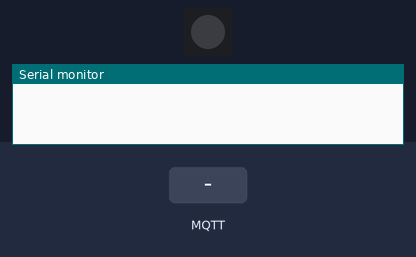
The program below on a simulated ESP32-S3. Shown: 1 RGB LEDs in strip order, left to right, the last lines printed to the serial monitor. The inputs (shaded band) are chosen by the test bench. Dim RGB values are drawn brighter than linear; WiFi joins after 1.5 s; servers stay silent unless stated; the strip is taken to match the declared colour order; no MQTT or app messages arrive unless stated.

Above: at 0.1 s.
At 1.2 s:
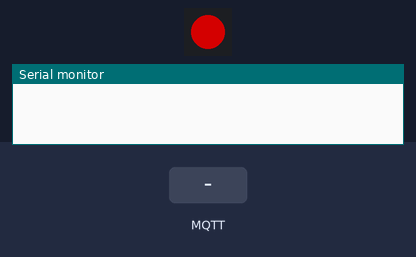
At 4.8 s:
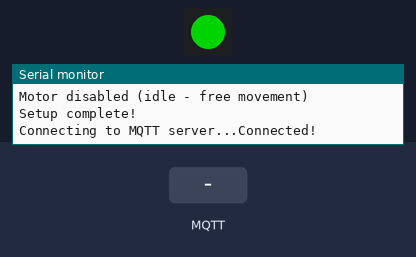
4.9 s: MQTT message "WLAN1" arrives on the first subscribed topic
6.4 s: MQTT message "wlan1234" arrives on the first subscribed topic
7.9 s: MQTT message "0" arrives on the first subscribed topic
Timing chart, 0 to 10.9 s (numbered marks = the images above; inputs shaded):
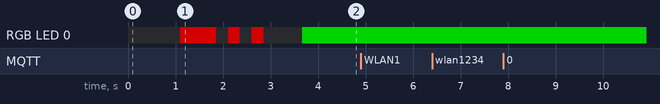

The program:

main.cpp
```cpp
#include <Arduino.h>
#include <WiFi.h>
#include <PubSubClient.h>
#include <ArduinoJson.h>
#include <Adafruit_NeoPixel.h>
#include "Wservo.h"

// ********** RGB LED settings **********
#define LED_PIN 21    // LOLIN S3 Mini RGB LED pin
#define LED_COUNT 1
Adafruit_NeoPixel led(LED_COUNT, LED_PIN, NEO_RGB + NEO_KHZ800);

// ********** WiFi settings **********
const char* ssid = "solap";
const char* password = "solap1234";
// const char* ssid = "WLAN1";
// const char* password = "wlan1234";

// ********** MQTT settings **********
const char* mqtt_server = "192.168.0.190";
// const char* mqtt_server = "192.168.0.133";
const char* mqtt_user = "mark";
const char* mqtt_pass = "pass";
const int mqtt_port = 1883;
const char* deviceName = "FL";

WiFiClient mqttClient;
PubSubClient client(mqttClient);

Wservo servo(deviceName);

// Current EMA filter
static float Iavg = 0;

// Non-blocking MQTT reconnect - returns true if connected
bool tryReconnect() {
  static unsigned long lastAttempt = 0;
  unsigned long now = millis();

  // Try to connect every 5 seconds
  if (now - lastAttempt >= 5000 || lastAttempt == 0) {
    lastAttempt = now;
    Serial.print("Connecting to MQTT server...");
    if (client.connect(deviceName, mqtt_user, mqtt_pass)) {
      Serial.println("Connected!");

      // Solid green when connected
      led.setPixelColor(0, led.Color(0, 255, 0));
      led.show();

      char str[80];

      // Subscribe to control topics
      strcpy(str, deviceName);
      strcat(str, "/pwm");
      client.subscribe(str);

      strcpy(str, deviceName);
      strcat(str, "/set_speed");
      client.subscribe(str);

      strcpy(str, deviceName);
      strcat(str, "/direction");
      client.subscribe(str);

      return true;
    } else {
      Serial.print("failed, rc=");
      Serial.print(client.state());
      Serial.println(" try again in 5 seconds");
    }
  }
  return false;
}

// Flash LED green at 1Hz when not connected to MQTT
void updateLedStatus() {
  static unsigned long lastFlash = 0;
  static bool ledOn = false;

  if (!client.connected()) {
    unsigned long now = millis();
    if (now - lastFlash >= 500) {
      lastFlash = now;
      ledOn = !ledOn;
      if (ledOn) {
        led.setPixelColor(0, led.Color(0, 255, 0));
      } else {
        led.setPixelColor(0, led.Color(0, 0, 0));
      }
      led.show();
    }
  }
}

void mqtt_callback(char* topic, byte* message, unsigned int length) {
  Serial.print("Message arrived on topic: ");
  Serial.print(topic);
  Serial.print(" Message: ");
  String messageTemp;
  String topicStr = topic;

  for (unsigned int i = 0; i < length; i++) {
    Serial.print((char)message[i]);
    messageTemp += (char)message[i];
  }
  Serial.println();

  StaticJsonDocument<256> doc;

  // Deserialize the JSON document
  DeserializationError error = deserializeJson(doc, messageTemp);

  if (error) {
    Serial.print(F("deserializeJson() failed: "));
    Serial.println(error.f_str());
  }

  char str[80];

  // Handle PWM command - maps PWM (0-255) to speed
  strcpy(str, deviceName);
  strcat(str, "/pwm");
  if (topicStr == str) {
    int _pwm = doc["data"];
    servo.mode = servo.PWM;
    if (_pwm > 0)
      servo.move_forward(_pwm);
    else
      servo.move_backward(-_pwm);
    Serial.print(" move_pwm: "); Serial.print(_pwm);
  }

  // Handle set_speed command - speed in RPM
  strcpy(str, deviceName);
  strcat(str, "/set_speed");
  if (topicStr == str) {
    int _speed = doc["data"];
    servo.mode = servo.SPEED;
    servo.set_speed(_speed);  // RPM
    Serial.print(" set_speed: "); Serial.print(_speed);
  }

  // Handle direction command - 0=CW, 1=CCW
  strcpy(str, deviceName);
  strcat(str, "/direction");
  if (topicStr == str) {
    int _direction = doc["data"];
    servo.direction = _direction;
    Serial.print(" direction: "); Serial.print(_direction);
  }
}

void setup() {
  Serial.begin(115200);
  delay(1000);

  // Initialize RGB LED
  led.begin();
  led.setBrightness(128);  // Half brightness
  led.clear();
  led.show();
  delay(100);

  // Test flash - red on startup
  led.setPixelColor(0, led.Color(255, 0, 0));
  led.show();
  delay(500);

  Serial.println();
  Serial.println("ODrive Servo Controller Starting...");
  Serial.print("Device Name: ");
  Serial.println(deviceName);
  Serial.print("MAC Address: ");
  Serial.println(WiFi.macAddress());

  // WiFi setup - flash red while connecting
  WiFi.mode(WIFI_MODE_STA);
  WiFi.begin(ssid, password);
  while (WiFi.status() != WL_CONNECTED) {
    // Flash red while connecting to WiFi
    led.setPixelColor(0, led.Color(255, 0, 0));
    led.show();
    delay(250);
    led.setPixelColor(0, led.Color(0, 0, 0));
    led.show();
    delay(250);
    Serial.println("Connecting to WiFi...");
  }

  Serial.print("IP Address: ");
  Serial.println(WiFi.localIP());
  Serial.print("Wi-Fi Channel: ");
  Serial.println(WiFi.channel());

  // MQTT setup
  client.setServer(mqtt_server, mqtt_port);
  client.setCallback(mqtt_callback);

  // Initialize servo (ODrive)
  servo.begin();
  // servo.debug = 1;  // Enable debug output

  Serial.println("Setup complete!");
}

void loop() {
  // Start timing loop execution
  unsigned long loop_start_us = micros();
  static unsigned long loop_time_ema_us = 0;
  static const float loop_time_alpha = 0.12f;
  static float loop_time_percent = 0.0f;

  // MQTT connection handling
  if (!client.connected())
    tryReconnect();
  client.loop();

  // Update LED status (flash when not connected)
  updateLedStatus();

  // Servo update loop (100ms interval)
  static unsigned long servo_updateTime = millis();
  static const unsigned long SERVO_UPDATE_MS = servo.pid_update_window;
  if ((millis() - servo_updateTime) > SERVO_UPDATE_MS) {
    servo_updateTime = millis();
    servo.update();
  }

  // Telemetry publish loop (250ms interval)
  static unsigned long lastEventTime = millis();
  static const unsigned long EVENT_INTERVAL_MS = 250;
  if ((millis() - lastEventTime) > EVENT_INTERVAL_MS) {
    lastEventTime = millis();

    char str[80];
    String payload;

    // Publish position (placeholder - ODrive velocity mode doesn't track position)
    strcpy(str, deviceName);
    strcat(str, "/position");
    payload = String(servo.position);
    client.publish(str, payload.c_str());

    // Publish speed (RPM)
    strcpy(str, deviceName);
    strcat(str, "/speed");
    payload = String(servo.speed);
    client.publish(str, payload.c_str());

    // Publish PWM value (for compatibility)
    strcpy(str, deviceName);
    strcat(str, "/pwm_set");
    payload = String(servo.pwm);
    client.publish(str, payload.c_str());

    // Publish current (from ODrive) with EMA filter
    Iavg = 0.9f * Iavg + 0.1f * servo.current;
    strcpy(str, deviceName);
    strcat(str, "/current");
    payload = String(Iavg, 3);
    client.publish(str, payload.c_str());

    // Publish power (bus power)
    strcpy(str, deviceName);
    strcat(str, "/power");
    payload = String(servo.power, 2);
    client.publish(str, payload.c_str());

    // Publish bus voltage
    strcpy(str, deviceName);
    strcat(str, "/vbus");
    payload = String(servo.vbus_voltage, 2);
    client.publish(str, payload.c_str());

    // Publish FET temperature
    strcpy(str, deviceName);
    strcat(str, "/fet_temp");
    payload = String(servo.fet_temp, 1);
    client.publish(str, payload.c_str());

    // Publish servo occupancy (update execution time %)
    strcpy(str, deviceName);
    strcat(str, "/servo_occupancy");
    payload = String(servo.update_time_percent, 2);
    client.publish(str, payload.c_str());

    // Publish loop time percentage
    strcpy(str, deviceName);
    strcat(str, "/loop_time_percent");
    payload = String(loop_time_percent, 2);
    client.publish(str, payload.c_str());

    // Publish connection status
    strcpy(str, deviceName);
    strcat(str, "/connected");
    payload = String(servo.connected ? 1 : 0);
    client.publish(str, payload.c_str());

    // Publish speed goal (rev/s)
    strcpy(str, deviceName);
    strcat(str, "/speed_goal");
    payload = String(servo.speed_goal, 3);
    client.publish(str, payload.c_str());
  }

  // Compute loop EMA and percent relative to EVENT_INTERVAL_MS
  unsigned long loop_dur_us = micros() - loop_start_us;
  if (loop_time_ema_us == 0)
    loop_time_ema_us = loop_dur_us;
  else
    loop_time_ema_us = (unsigned long)(loop_time_alpha * (float)loop_dur_us + (1.0f - loop_time_alpha) * (float)loop_time_ema_us);

  float avg_ms = (float)loop_time_ema_us / 1000.0f;
  if (EVENT_INTERVAL_MS > 0)
    loop_time_percent = (avg_ms / (float)EVENT_INTERVAL_MS) * 100.0f;
  else
    loop_time_percent = 0.0f;
}
```

Wservo.cpp
```cpp
#include "Wservo.h"

Wservo::Wservo(String _name) {
  name = _name;
  speed = 0;
  speed_rps = 0;
  speed_goal = 0;
  speed_command = 0;
  current = 0;
  vbus_voltage = 0;
  power = 0;
  fet_temp = 0;
  pwm = 0;
  position = 0;
  connected = false;
  last_contact = millis();
  direction = 0;  // 0 = CW (normal)
  mode = SPEED;
  motorEnabled = false;
  debug = 0;

  // Update timing
  pid_update_window = 100;  // 100ms update interval
  update_start_us = 0;
  update_time_ema_us = 0.0f;
  update_time_alpha = 0.12f;
  update_time_percent = 0.0f;
}

void Wservo::begin() {
  // Initialize ODrive UART
  odriveSerial = new HardwareSerial(ODRIVE_UART_NUM);
  odriveSerial->begin(ODRIVE_BAUD, SERIAL_8N1, ODRIVE_RX, ODRIVE_TX);
  delay(500);
  Serial.println("ODrive UART initialized");

  setMotorState(false);
}

void Wservo::set_speed(float goal_rpm) {
  // Convert RPM to rev/s and set
  float goal_rps = goal_rpm / 60.0f;
  set_speed_rps(goal_rps);
}

void Wservo::set_speed_rps(float goal_rps) {
  // Clamp speed to limits (store absolute value, direction applied in update())
  if (goal_rps > SPEED_LIMIT_MAX) goal_rps = SPEED_LIMIT_MAX;
  if (goal_rps < SPEED_LIMIT_MIN) goal_rps = SPEED_LIMIT_MIN;

  // If speed is 0, put motor in IDLE for free movement
  // If speed is non-zero, ensure motor is in CLOSED_LOOP_CONTROL
  if (goal_rps == 0 && motorEnabled) {
    setMotorState(false);  // IDLE - motor can move freely
  } else if (goal_rps != 0 && !motorEnabled) {
    setMotorState(true);   // CLOSED_LOOP_CONTROL - motor actively controlled
  }

  speed_goal = goal_rps;

  // Update pwm for compatibility (map -5..5 rps to -255..255)
  pwm = (int)(speed_goal / SPEED_LIMIT_MAX * 255.0f);
}

void Wservo::stop() {
  speed_goal = 0;
  speed_command = 0;  // Immediate stop, no ramping
  pwm = 0;
  odriveWrite("v 0 0\n");
}

float Wservo::pwmToSpeed(int pwm_value) {
  // Map PWM (0-255) to speed (0-5 rps)
  float speed_rps = ((float)pwm_value / 255.0f) * SPEED_LIMIT_MAX;
  return speed_rps;
}

void Wservo::move_forward(int pwm_value) {
  // Clamp PWM
  if (pwm_value > 255) pwm_value = 255;
  if (pwm_value < 0) pwm_value = 0;

  float speed_rps = pwmToSpeed(pwm_value);

  // Apply direction
  if (direction == 1) {
    speed_rps = -speed_rps;
  }

  speed_goal = speed_rps;
  pwm = pwm_value;
}

void Wservo::move_backward(int pwm_value) {
  // Clamp PWM
  if (pwm_value > 255) pwm_value = 255;
  if (pwm_value < 0) pwm_value = 0;

  float speed_rps = -pwmToSpeed(pwm_value);

  // Apply direction
  if (direction == 1) {
    speed_rps = -speed_rps;
  }

  speed_goal = speed_rps;
  pwm = -pwm_value;
}

void Wservo::setMotorState(bool state) {
  if (state) {
    // Enable motor: set to closed loop control
    odriveWrite("w axis0.requested_state 8\n");  // 8 = CLOSED_LOOP_CONTROL
    delay(100);
    odriveWrite("v 0 0\n");  // Set initial velocity to 0
    motorEnabled = true;
    Serial.println("Motor enabled (closed loop)");
  } else {
    // Disable motor: set to idle (motor can be moved freely by hand)
    odriveWrite("w axis0.requested_state 1\n");  // 1 = IDLE
    speed_command = 0;  // Reset ramped speed for clean restart
    motorEnabled = false;
    Serial.println("Motor disabled (idle - free movement)");
  }
}

void Wservo::update() {
  // Start timing
  update_start_us = micros();

  // Ramp speed_command towards speed_goal
  float diff = speed_goal - speed_command;
  if (diff > ACCEL_LIMIT) {
    speed_command += ACCEL_LIMIT;
  } else if (diff < -ACCEL_LIMIT) {
    speed_command -= ACCEL_LIMIT;
  } else {
    speed_command = speed_goal;
  }

  // Apply direction: 0 = CW (positive), 1 = CCW (negative)
  float directed_speed = (direction == 0) ? speed_command : -speed_command;

  // Send ramped speed command to ODrive
  if (motorEnabled) {
    char cmd[64];
    snprintf(cmd, sizeof(cmd), "v 0 %.3f\n", directed_speed);
    odriveWrite(cmd);
  }

  // Read ODrive data (velocity and current)
  readODriveData();

  // Calculate power from bus voltage and current
  power = vbus_voltage * current;

  if (debug) {
    Serial.print("speed_goal: "); Serial.print(speed_goal);
    Serial.print(" speed_cmd: "); Serial.print(speed_command);
    Serial.print(" speed_rps: "); Serial.print(speed_rps);
    Serial.print(" current: "); Serial.print(current);
    Serial.print(" power: "); Serial.print(power);
    Serial.println();
  }

  // End timing and update EMA
  unsigned long dur_us = micros() - update_start_us;
  if (update_time_ema_us <= 0.0f) {
    update_time_ema_us = (float)dur_us;
  } else {
    update_time_ema_us = update_time_alpha * (float)dur_us + (1.0f - update_time_alpha) * update_time_ema_us;
  }

  // Calculate percentage of update window
  float avg_ms = update_time_ema_us / 1000.0f;
  float update_window = (float)pid_update_window;
  if (update_window > 0)
    update_time_percent = (avg_ms / update_window) * 100.0f;
  else
    update_time_percent = 0.0f;
}

void Wservo::odriveWrite(const char* cmd) {
  if (odriveSerial) {
    odriveSerial->print(cmd);
    delay(2);
  }
}

void Wservo::odriveClearBuffer() {
  if (odriveSerial) {
    while (odriveSerial->available()) {
      odriveSerial->read();
    }
  }
}

bool Wservo::odriveReadResponse(float &value, unsigned long timeout_ms) {
  if (!odriveSerial) return false;

  unsigned long start = millis();
  while (millis() - start < timeout_ms) {
    if (odriveSerial->available()) {
      value = odriveSerial->parseFloat();
      last_contact = millis();
      connected = true;
      return true;
    }
    delay(1);
  }
  return false;
}

void Wservo::readODriveData() {
  static int readCycle = 0;
  readCycle++;

  // Read velocity from ODrive (every cycle)
  odriveClearBuffer();
  odriveWrite("r axis0.encoder.vel_estimate\n");
  float vel = 0;
  if (odriveReadResponse(vel, 10)) {
    speed_rps = vel;
    speed = vel * 60.0f;
  }
  odriveClearBuffer();

  // Read DC bus current from ODrive (every cycle)
  odriveClearBuffer();
  odriveWrite("r ibus\n");
  float ibus = 0;
  if (odriveReadResponse(ibus, 10)) {
    current = ibus;
  }
  odriveClearBuffer();

  // Read DC bus voltage less frequently (every 10 cycles = 1 second)
  if (readCycle % 10 == 0) {
    odriveClearBuffer();
    odriveWrite("r vbus_voltage\n");
    float vbus = 0;
    if (odriveReadResponse(vbus, 10)) {
      vbus_voltage = vbus;
    }
    odriveClearBuffer();

    // Read FET temperature (every 10 cycles = 1 second)
    odriveClearBuffer();
    odriveWrite("r axis0.fet_thermistor.temperature\n");
    float temp = 0;
    if (odriveReadResponse(temp, 10)) {
      fet_temp = temp;
    }
    odriveClearBuffer();
  }

  // Check connection status
  if (millis() - last_contact > 1000) {
    connected = false;
  }
}
```

Wservo.h
```cpp
#ifndef WSERVO_H
#define WSERVO_H

#include <HardwareSerial.h>
#include "Arduino.h"

// ODrive UART configuration
#define ODRIVE_RX 2
#define ODRIVE_TX 1
#define ODRIVE_UART_NUM 1
#define ODRIVE_BAUD 115200

// Speed limits in rev/s
#define SPEED_LIMIT_MAX 5.0f
#define SPEED_LIMIT_MIN -5.0f

// Acceleration limit in rev/s per update cycle (100ms)
// 0.25 means it takes 4 seconds to go from 0 to 5 rps
#define ACCEL_LIMIT 0.25f

class Wservo {

public:
  String name;

  // Motor modes
  enum move_mode { PWM, SPEED };

  // Direction: 0 = CW (normal), 1 = CCW (reversed)
  int direction;
  int mode;

  HardwareSerial* odriveSerial;

  // Motor state from ODrive
  float speed;          // Current speed in RPM (from ODrive)
  float speed_rps;      // Current speed in rev/s (from ODrive)
  float speed_goal;     // Target speed in rev/s (user setpoint)
  float speed_command;  // Ramped speed sent to ODrive (rev/s)
  float current;        // DC bus current from ODrive (Amps)
  float vbus_voltage;   // DC bus voltage from ODrive (Volts)
  float power;          // Bus power = vbus * ibus (Watts)
  float fet_temp;       // FET temperature from ODrive (Celsius)
  int pwm;              // PWM value (0-255) for compatibility
  int position;         // Position (placeholder, ODrive doesn't use position in velocity mode)

  bool connected;
  unsigned long last_contact;
  int debug;

  // Update timing configuration
  unsigned long pid_update_window;  // Update interval in ms (named for compatibility)

  // Timing for update() execution measurement
  unsigned long update_start_us;
  float update_time_ema_us;
  float update_time_alpha;
  float update_time_percent;

  Wservo(String _name);
  void begin();

  // Speed control
  void set_speed(float goal_rpm);      // Set speed in RPM
  void set_speed_rps(float goal_rps);  // Set speed in rev/s
  void stop();

  // Direction-aware movement (for PWM mode compatibility)
  void move_forward(int pwm_value);
  void move_backward(int pwm_value);

  // Motor state
  void setMotorState(bool state);

  // Main update loop
  void update();

private:
  bool motorEnabled;

  // ODrive communication
  void odriveWrite(const char* cmd);
  void odriveClearBuffer();
  bool odriveReadResponse(float &value, unsigned long timeout_ms = 100);
  void readODriveData();

  // Convert PWM (0-255) to speed (-5 to 5 rps)
  float pwmToSpeed(int pwm_value);
};

#endif
```
